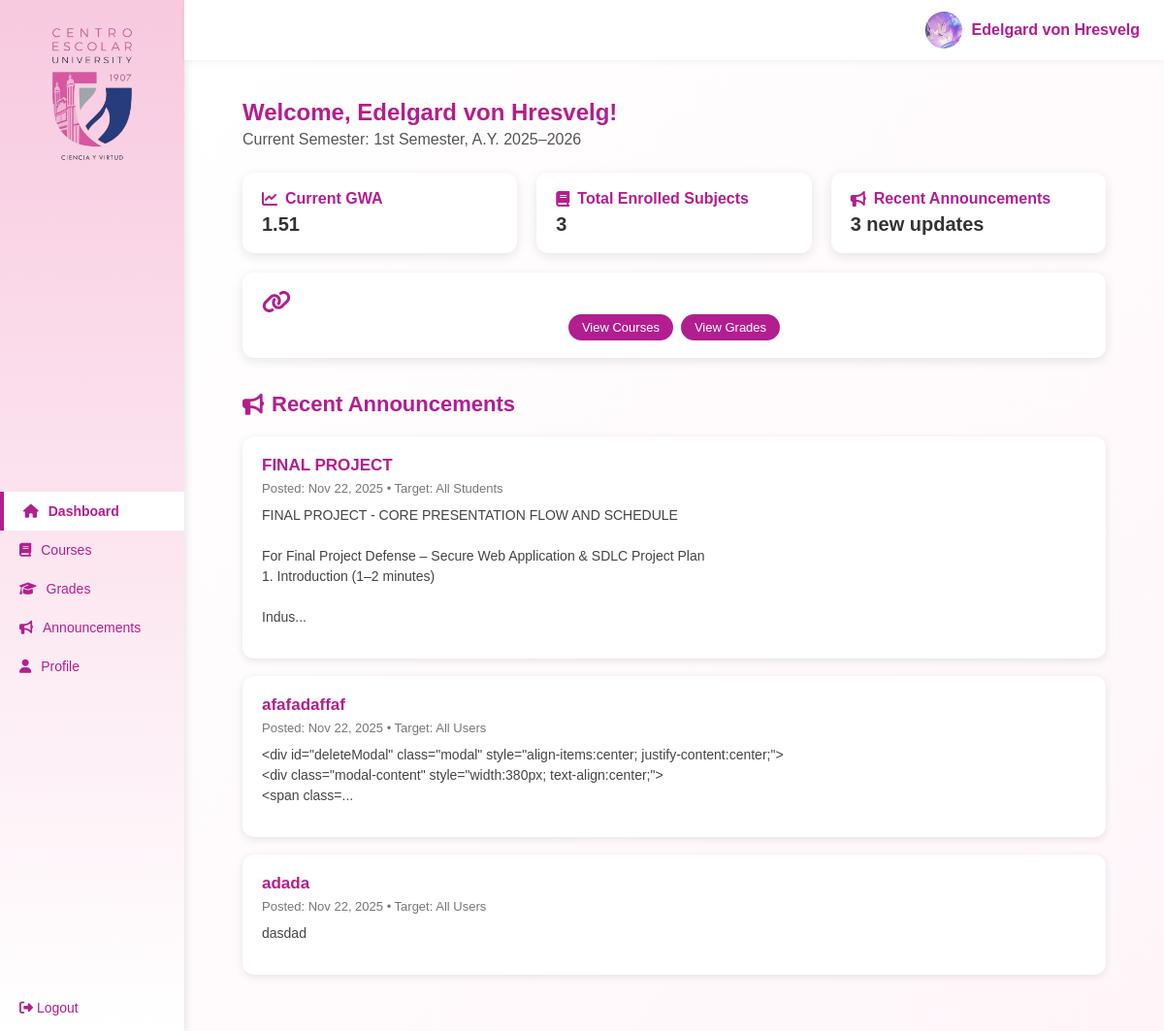
Page /StudentView/dashboard_st.php (signed in) on the committed database.
### tables this page shows
CREATE TABLE `users` (
  `user_id` int NOT NULL,
  `username` varchar(50) NOT NULL,
  `password` varchar(255) NOT NULL,
  `full_name` varchar(100) DEFAULT NULL,
  `email` varchar(100) DEFAULT NULL,
  `role` enum('student','teacher','admin') DEFAULT 'student',
  `profile_pic` varchar(255) DEFAULT NULL,
  `created_at` datetime DEFAULT CURRENT_TIMESTAMP,
  `updated_at` datetime DEFAULT CURRENT_TIMESTAMP ON UPDATE CURRENT_TIMESTAMP,
  `about_me` text
);

CREATE TABLE `announcements` (
  `announcement_id` int NOT NULL,
  `title` varchar(150) DEFAULT NULL,
  `content` text,
  `author_id` int DEFAULT NULL,
  `audience` enum('all','students','teachers','class') NOT NULL,
  `course_id` int DEFAULT NULL,
  `date_posted` datetime DEFAULT CURRENT_TIMESTAMP
);

### StudentView/dashboard_st.php (the view, shortened to what this page needs)
<?php
include("../config/db_connect.php");
$user_id   = $_SESSION['user_id'];
$full_name = $_SESSION['full_name'] ?? 'Student';
$stmt = $conn->prepare("SELECT profile_pic FROM users WHERE user_id = ?");
$stmt->bind_param("i", $user_id);
$stmt->execute();
$stmt->bind_result($profile_pic);
$avatar = !empty($profile_pic)
    ? "../uploads/" . htmlspecialchars($profile_pic)
    : "images/ProfilePic.png";
$stmt = $conn->prepare("SELECT COUNT(*) FROM enrollments WHERE student_id = ?");
$stmt->bind_param("i", $user_id);
$stmt->execute();
$stmt->bind_result($total_subjects);
$stmt = $conn->prepare("
  SELECT ROUND(SUM(g.grade * c.units) / SUM(c.units), 2)
  FROM grades g
  JOIN courses c ON g.course_id = c.course_id
  WHERE g.student_id = ? AND g.grade IS NOT NULL
");
$stmt->bind_param("i", $user_id);
$stmt->execute();
$stmt->bind_result($gwa);
$gwa = $gwa ?? "N/A";
$stmt = $conn->prepare("
  SELECT
    a.title,
    a.content,
    a.date_posted,
    a.audience,
    c.course_code
  FROM announcements a
  LEFT JOIN courses c ON c.course_id = a.course_id
  WHERE
      a.audience = 'all'
      OR a.audience = 'students'
      OR (
            a.audience = 'class'
            AND a.course_id IN (
                SELECT course_id FROM enrollments WHERE student_id = ?
            )
         )
  ORDER BY a.date_posted DESC
  LIMIT 3
");
$stmt->bind_param("i", $user_id);
$stmt->execute();
$announcements = $stmt->get_result();
?>
<!DOCTYPE html>
<html lang="en">
<head>
  <link rel="stylesheet" href="CSS/format.css">
  <link rel="stylesheet" href="https://cdnjs.cloudflare.com/ajax/libs/font-awesome/6.5.0/css/all.min.css">
</head>
<body>
<div class="portal-layout">
  <?php include('sidebar_st.php'); ?>
  <main class="main-content">
    <header class="topbar">
      <div class="profile-section">
        <img src="<?= $avatar ?>" class="avatar">
        <span class="profile-name"><?= htmlspecialchars($full_name) ?></span>
      </div>
    </header>
    <section class="dashboard-body">
      <h1>Welcome, <?= htmlspecialchars($full_name) ?>!</h1>
      <p class="semester-text">Current Semester: 1st Semester, A.Y. 2025–2026</p>
      <div class="summary-container">
        <div class="summary-card">
          <h4><i class="fa-solid fa-chart-line"></i> Current GWA</h4>
          <p><?= htmlspecialchars($gwa) ?></p>
        </div>
        <div class="summary-card">
          <h4><i class="fa-solid fa-book"></i> Total Enrolled Subjects</h4>
          <p><?= htmlspecialchars($total_subjects) ?></p>
        </div>
        <div class="summary-card">
          <h4><i class="fa-solid fa-bullhorn"></i> Recent Announcements</h4>
          <p>
            <?= ($announcements->num_rows > 0)
                ? $announcements->num_rows . " new update" . ($announcements->num_rows > 1 ? "s" : "")
                : "No updates"; ?>
          </p>
        </div>
        <div class="summary-card quick-links-horizontal">
          <i class="fa-solid fa-link quick-icon"></i>
          <div class="quick-buttons">
            <a href="courses_st.php" class="quick-btn">View Courses</a>
            <a href="grades_st.php" class="quick-btn">View Grades</a>
          </div>
        </div>
      </div>
      <section class="announcements-section">
        <h2><i class="fa-solid fa-bullhorn"></i> Recent Announcements</h2>
        <?php if ($announcements->num_rows > 0): ?>
          <?php while ($a = $announcements->fetch_assoc()): ?>
            <?php
              if ($a['audience'] === 'all')         $target = "All Users";
              elseif ($a['audience'] === 'students') $target = "All Students";
              elseif ($a['audience'] === 'class')    $target = $a['course_code'] ?? "Your Class";
              else                                   $target = "Unknown";
            ?>
            <div class="announcement-card">
              <h3><?= htmlspecialchars($a['title']) ?></h3>
              <p class="announce-date">
                Posted: <?= date("M d, Y", strtotime($a['date_posted'])) ?>
                • Target: <?= htmlspecialchars($target) ?>
              </p>
              <p class="announce-preview">
                <?= nl2br(htmlspecialchars(mb_strimwidth($a['content'], 0, 180, "..."))) ?>
              </p>
            </div>
          <?php endwhile; ?>
        <?php else: ?>
          <p style="text-align:center; font-style:italic;">No announcements available.</p>
        <?php endif; ?>
      </section>
    </section>
  </main>
</div>
</body>
</html>

### StudentView/CSS/format.css (style rules this page uses)
* { box-sizing: border-box; margin: 0; padding: 0; font-family: Arial, sans-serif; }
html, body { height: 100%; background-color: #fff; }
.portal-layout { display: flex; min-height: 100vh; }
.main-content { margin-left: 190px; width: calc(100% - 190px); display: flex; flex-direction: column; }
.topbar { background: #fff; display: flex; justify-content: space-between; align-items: center; padding: 12px 25px; box-shadow: 0 2px 6px rgba(0, 0, 0, 0.05); position: sticky; top: 0; z-index: 10; }
.profile-section { display: flex; align-items: center; gap: 10px; }
.avatar { width: 38px; height: 38px; border-radius: 50%; object-fit: cover; }
.profile-name { color: #b21e8f; font-weight: bold; }
.dashboard-body { padding: 40px 60px; background: linear-gradient(to bottom right, #fff, #fff6fa); min-height: 100vh; }
.dashboard-body h1 { color: #b21e8f; margin-bottom: 5px; }
.semester-text { color: #555; margin-bottom: 25px; }
.summary-container { display: flex; justify-content: center; align-items: stretch; gap: 20px; margin-top: 20px; flex-wrap: wrap; }
.summary-card { flex: 1 1 250px; background-color: #fff; border-radius: 12px; box-shadow: 0 3px 12px rgba(0, 0, 0, 0.1); padding: 18px 20px; color: #b21e8f; }
.summary-card h4 { font-size: 16px; margin-bottom: 6px; display: flex; align-items: center; gap: 8px; }
.summary-card p { font-size: 20px; font-weight: bold; color: #333; }
.quick-icon { font-size: 24px; color: #b21e8f; }
.quick-buttons { display: flex; justify-content: center; gap: 8px; }
.quick-btn { background-color: #b21e8f; color: #fff; border: none; border-radius: 20px; padding: 6px 14px; font-size: 13px; text-decoration: none; font-weight: normal; transition: background-color 0.2s ease; }
.announcements-section { margin-top: 35px; }
.announcements-section h2 { color: #b21e8f; font-size: 22px; margin-bottom: 20px; display: flex; align-items: center; gap: 8px; }
.announcement-card { background-color: #fff; border-radius: 12px; box-shadow: 0 2px 8px rgba(0,0,0,0.1); padding: 20px; margin-bottom: 18px; transition: all 0.2s ease; }
.announcement-card h3 { color: #b21e8f; font-size: 17px; margin-bottom: 6px; }
.announce-date { font-size: 13px; color: #777; margin-bottom: 10px; }
.announce-preview { font-size: 14px; color: #444; margin-bottom: 12px; line-height: 1.5; }

### rows in the picture
users: profile_pic (picture)
announcements: title "FINAL PROJECT", date_posted "Nov 22, 2025", audience "All Students", content "FINAL PROJECT - CORE PRESENTATION FLOW AND SCHEDULE For Final Project Defense – Secure Web Application & SDLC Project Plan 1. Introduction (1–2 minutes) Indus..."
announcements: title "afafadaffaf", date_posted "Nov 22, 2025", audience "All Users", content "<div id=\"deleteModal\" class=\"modal\" style=\"align-items:center; justify-content:center;\"> <div class=\"modal-content\" style=\"width:380px; text-align:center;\"> <span class=..."
announcements: title "adada", date_posted "Nov 22, 2025", audience "All Users", content "dasdad"

### other values in the picture
$full_name "Edelgard von Hresvelg"
$gwa "1.51"
$total_subjects "3"
$announcements->num_rows "3"
